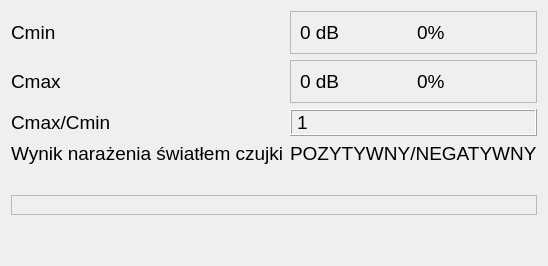
     <widget class="QWidget" name="rozporoszoneswiatlo">
      <layout class="QGridLayout" name="gridLayoutrozporoszoneswiatlo">
       <item row="3" column="1">
        <widget class="QLabel" name="rozproszoneSwiatloNarazenieCzujki">
         <property name="font">
          <font>
           <family>Arial</family>
           <pointsize>14</pointsize>
          </font>
         </property>
         <property name="text">
          <string>POZYTYWNY/NEGATYWNY</string>
         </property>
        </widget>
       </item>
       <item row="1" column="0">
        <widget class="QLabel" name="eRozproszoneSwiatloCmax">
         <property name="font">
          <font>
           <family>Arial</family>
           <pointsize>14</pointsize>
          </font>
         </property>
         <property name="text">
          <string>Cmax</string>
         </property>
        </widget>
       </item>
       <item row="0" column="1">
        <widget class="QFrame" name="rozporoszoneswiatlofrcmin">
         <property name="frameShape">
          <enum>QFrame::StyledPanel</enum>
         </property>
         <property name="frameShadow">
          <enum>QFrame::Raised</enum>
         </property>
         <layout class="QHBoxLayout" name="horizontalLayoutrozporoszoneswiatlocmin">
          <item>
           <widget class="QLabel" name="rozporoszoneswiatloCmin">
            <property name="font">
             <font>
              <family>Arial</family>
              <pointsize>14</pointsize>
             </font>
            </property>
            <property name="text">
             <string>0 dB</string>
            </property>
           </widget>
          </item>
          <item>
           <widget class="QLabel" name="rozporoszoneswiatloCmin2">
            <property name="font">
             <font>
              <family>Arial</family>
              <pointsize>14</pointsize>
             </font>
            </property>
            <property name="text">
             <string>0%</string>
            </property>
           </widget>
          </item>
         </layout>
        </widget>
       </item>
       <item row="1" column="1">
        <widget class="QFrame" name="rozporoszoneswiatlofrcmax">
         <property name="frameShape">
          <enum>QFrame::StyledPanel</enum>
         </property>
         <property name="frameShadow">
          <enum>QFrame::Raised</enum>
         </property>
         <layout class="QHBoxLayout" name="horizontalLayoutrozporoszoneswiatlocmax">
          <item>
           <widget class="QLabel" name="rozporoszoneswiatloCmax">
            <property name="font">
             <font>
              <family>Arial</family>
              <pointsize>14</pointsize>
             </font>
            </property>
            <property name="text">
             <string>0 dB</string>
            </property>
           </widget>
          </item>
          <item>
           <widget class="QLabel" name="rozporoszoneswiatloCmax2">
            <property name="font">
             <font>
              <family>Arial</family>
              <pointsize>14</pointsize>
             </font>
            </property>
            <property name="text">
             <string>0%</string>
            </property>
           </widget>
          </item>
         </layout>
        </widget>
       </item>
       <item row="5" column="0" colspan="2">
        <widget class="QFrame" name="frRozproszoneSwiatloPrzebieg">
         <property name="frameShape">
          <enum>QFrame::StyledPanel</enum>
         </property>
         <property name="frameShadow">
          <enum>QFrame::Raised</enum>
         </property>
         <layout class="QGridLayout" name="rozporoszoneswiatloPrzebiegGridLayout"/>
        </widget>
       </item>
       <item row="2" column="1">
        <widget class="QLabel" name="rozporoszoneswiatloCmaxCmin">
         <property name="font">
          <font>
           <family>Arial</family>
           <pointsize>14</pointsize>
          </font>
         </property>
         <property name="frameShape">
          <enum>QFrame::Box</enum>
         </property>
         <property name="frameShadow">
          <enum>QFrame::Raised</enum>
         </property>
         <property name="text">
          <string>1</string>
         </property>
        </widget>
       </item>
       <item row="3" column="0">
        <widget class="QLabel" name="etRozproszoneSwiatloWynikNarazenia">
         <property name="font">
          <font>
           <family>Arial</family>
           <pointsize>14</pointsize>
          </font>
         </property>
         <property name="text">
          <string>Wynik narażenia światłem czujki</string>
         </property>
        </widget>
       </item>
       <item row="2" column="0">
        <widget class="QLabel" name="eRozproszoneSwiatloCmaxCmin">
         <property name="font">
          <font>
           <family>Arial</family>
           <pointsize>14</pointsize>
          </font>
         </property>
         <property name="text">
          <string>Cmax/Cmin</string>
         </property>
        </widget>
       </item>
       <item row="6" column="0">
        <spacer name="verticalSpacer">
         <property name="orientation">
          <enum>Qt::Vertical</enum>
         </property>
         <property name="sizeHint" stdset="0">
          <size>
           <width>20</width>
           <height>40</height>
          </size>
         </property>
        </spacer>
       </item>
       <item row="0" column="0">
        <widget class="QLabel" name="eRozproszoneSwiatloCmin">
         <property name="font">
          <font>
           <family>Arial</family>
           <pointsize>14</pointsize>
          </font>
         </property>
         <property name="text">
          <string>Cmin</string>
         </property>
         <property name="wordWrap">
          <bool>true</bool>
         </property>
        </widget>
       </item>
       <item row="4" column="1">
        <widget class="QLabel" name="rozproszoneSwiatloNarazenie">
         <property name="font">
          <font>
           <family>Arial</family>
           <pointsize>12</pointsize>
          </font>
         </property>
         <property name="text">
          <string/>
         </property>
        </widget>
       </item>
      </layout>
     </widget>
